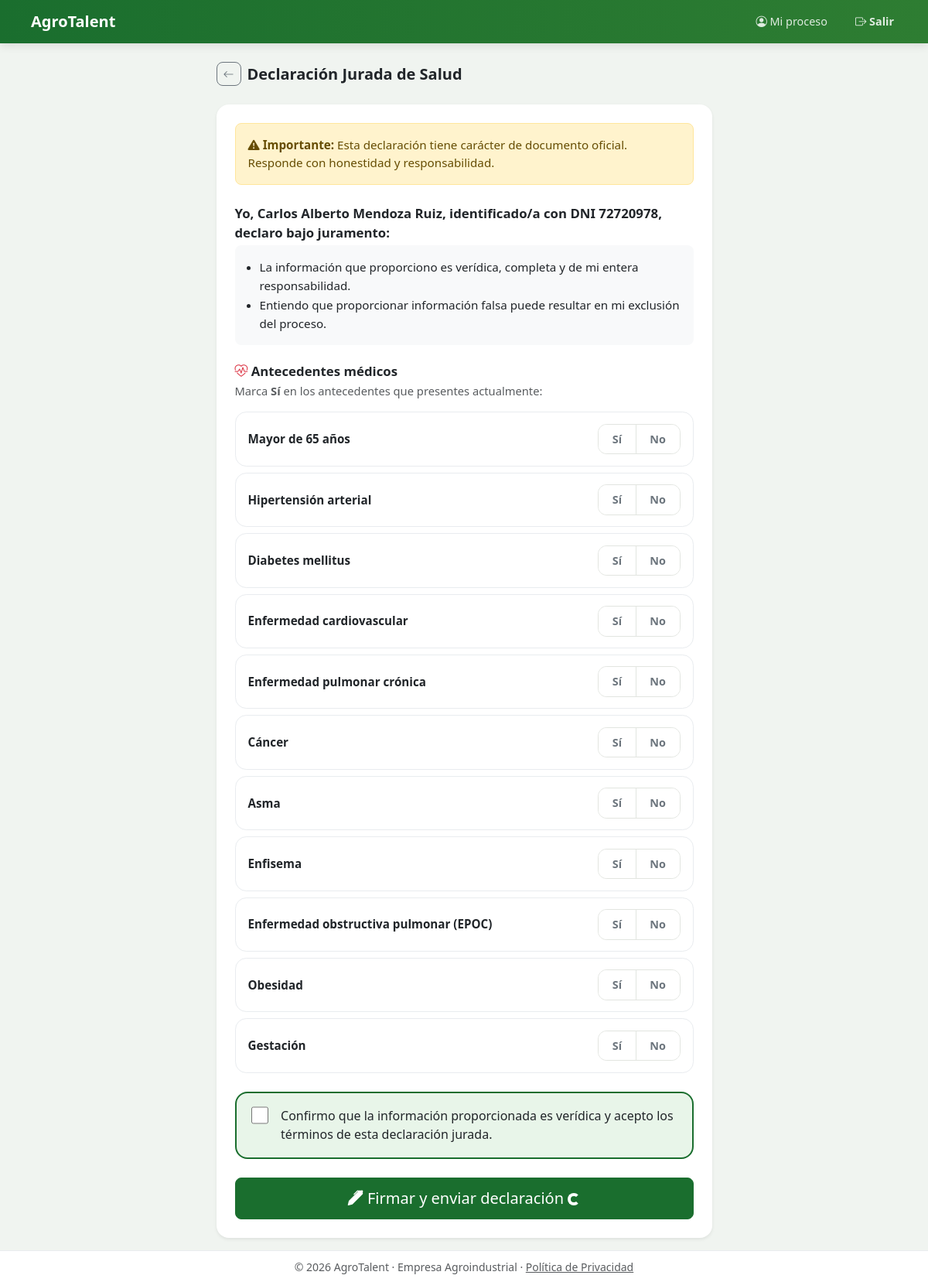
/postulante/declaracion-salud (signed in), run on the app's committed database.
### models.py (models this page shows, shortened)
class Usuario(UserMixin, db.Model):
    __tablename__ = 'usuarios'
    id = db.Column(db.Integer, primary_key=True)
    dni = db.Column(db.String(8), unique=True, nullable=False)
    nombres = db.Column(db.String(100))          # capturado en registro
    apellidos = db.Column(db.String(100))
    celular = db.Column(db.String(15), nullable=False)
    correo = db.Column(db.String(120), unique=True, nullable=True)  # staff
    password_hash = db.Column(db.String(255), nullable=False)
    rol = db.Column(db.String(20), nullable=False)   # postulante | rrhh | medico
    verificado = db.Column(db.Boolean, default=False)
    otp_code = db.Column(db.String(6), nullable=True)
    otp_expira = db.Column(db.DateTime, nullable=True)
    intentos_fallidos = db.Column(db.Integer, default=0)
    bloqueado_hasta = db.Column(db.DateTime, nullable=True)
    activo = db.Column(db.Boolean, default=True)
    cargo = db.Column(db.String(100), nullable=True)
    password_temporal = db.Column(db.Boolean, default=False)
    es_jefe = db.Column(db.Boolean, default=False)
    creado_en = db.Column(db.DateTime, default=datetime.utcnow)
    postulante = db.relationship('Postulante', backref='usuario', uselist=False)

### app.py (the view, shortened to what this page needs)
@app.route('/postulante/declaracion-salud', methods=['GET', 'POST'])
@login_required
@rol_requerido('postulante')
def postulante_declaracion():
    p = current_user.postulante
    if p.estado_proceso not in ['en_proceso', 'declaracion_registrada']:
        flash('Debes completar todas las inducciones primero.', 'warning')
        return redirect(url_for('postulante_inducciones'))
    if p.declaracion:
        return render_template('postulante/declaracion.html',
                               postulante=p, declaracion=p.declaracion, ya_firmada=True)
    return render_template('postulante/declaracion.html',
                           postulante=p, declaracion=None, ya_firmada=False)

### app.py (called while the page is built)
@login_manager.user_loader
def load_user(uid):
    return db.session.get(Usuario, int(uid))

def rol_requerido(*roles):
    def decorator(f):
        @wraps(f)
        def wrapped(*args, **kwargs):
            if not current_user.is_authenticated or current_user.rol not in roles:
                flash('Acceso restringido.', 'danger')
                return redirect(url_for('login'))
            return f(*args, **kwargs)
        return wrapped
    return decorator

### models.py (called while the page is built)
    @property
    def dni(self):
        return self.usuario.dni if self.usuario else None

    @property
    def nombres(self):
        return self.usuario.nombres if self.usuario else None

    @property
    def apellidos(self):
        return self.usuario.apellidos if self.usuario else None

### templates/postulante/declaracion.html (shortened to what this page needs)
{% extends "base.html" %}
{% block content %}
<div class="row justify-content-center">
  <div class="col-12 col-lg-7">
    <div class="d-flex align-items-center gap-2 mb-4">
      <a href="{{ url_for('postulante_dashboard') }}" class="btn btn-sm btn-outline-secondary rounded-3"><i class="bi bi-arrow-left"></i></a>
      <h5 class="fw-bold mb-0">Declaración Jurada de Salud</h5>
    </div>
    {% if ya_firmada %}
    <div class="card border-0 shadow-sm rounded-4">
      <div class="card-body p-4 text-center">
        <i class="bi bi-file-earmark-check-fill text-success" style="font-size:3rem"></i>
        <h5 class="fw-bold mt-3">Declaración ya registrada</h5>
        <p class="text-muted small">Firmada el {{ declaracion.firmado_en.strftime('%d/%m/%Y %I:%M %p') }}</p>
        {% if declaracion.tiene_condicion %}
          <div class="alert alert-info rounded-3 text-start mt-3">
            <i class="bi bi-info-circle-fill"></i>
            <strong>Antecedentes declarados:</strong> {{ declaracion.condiciones_texto }}<br>
            Revisa el estado de tu cita médica en el panel principal.
          </div>
        {% else %}
          <div class="alert alert-success rounded-3 text-start mt-3">
            <i class="bi bi-check-circle-fill"></i> No declaraste antecedentes médicos de riesgo.
          </div>
        {% endif %}
        <a href="{{ url_for('postulante_dashboard') }}" class="btn btn-success mt-2 rounded-3">
          <i class="bi bi-house-fill"></i> Volver a mi panel
        </a>
      </div>
    </div>
    {% else %}
    <div class="card border-0 shadow-sm rounded-4">
      <div class="card-body p-4 p-md-4">
        <div class="alert alert-warning rounded-3 mb-4" style="font-size:.95rem">
          <i class="bi bi-exclamation-triangle-fill"></i>
          <strong>Importante:</strong> Esta declaración tiene carácter de documento oficial. Responde con honestidad y responsabilidad.
        </div>
        <p class="fw-semibold mb-1" style="font-size:1.05rem; line-height:1.5">
          Yo, <strong>{{ postulante.nombres }} {{ postulante.apellidos }}</strong>,
          identificado/a con DNI <strong>{{ postulante.dni }}</strong>, declaro bajo juramento:
        </p>
        <div class="bg-light rounded-3 p-3 mb-4" style="font-size:.95rem">
          <ul class="mb-0 ps-3" style="line-height:1.6">
            <li>La información que proporciono es verídica, completa y de mi entera responsabilidad.</li>
            <li>Entiendo que proporcionar información falsa puede resultar en mi exclusión del proceso.</li>
          </ul>
        </div>
        <form method="POST" id="formDeclaracion">
          <h6 class="fw-bold mb-1" style="font-size:1.05rem">
            <i class="bi bi-heart-pulse text-danger"></i> Antecedentes médicos
          </h6>
          <p class="text-muted mb-3" style="font-size:.92rem">Marca <strong>Sí</strong> en los antecedentes que presentes actualmente:</p>
          <div class="d-flex flex-column gap-2 mb-4">
            {% for campo, etiqueta in antecedentes %}
            <div class="antecedente-row d-flex align-items-center justify-content-between gap-3">
              <span class="fw-semibold" style="font-size:.95rem">{{ etiqueta }}</span>
              <div class="toggle-si-no" data-campo="{{ campo }}">
                <label class="toggle-opt" data-val="si" for="{{ campo }}_si">Sí</label>
                <label class="toggle-opt" data-val="no" for="{{ campo }}_no">No</label>
              </div>
            </div>
            {% endfor %}
          </div>
          <label class="confirmacion-card d-flex align-items-start gap-3 mb-4" for="acepto">
            <input class="mt-0" type="checkbox" id="acepto" required>
            <span>
              Confirmo que la información proporcionada es verídica y acepto los términos de esta declaración jurada.
            </span>
          </label>
          <div class="d-grid">
            <button type="button" onclick="validarDeclaracion()" id="btnFirmar"
                    class="btn btn-success btn-lg rounded-3" style="min-height:54px">
              <span class="btn-text"><i class="bi bi-pen-fill"></i> Firmar y enviar declaración</span>
              <span class="spinner-border spinner-border-sm" role="status" aria-hidden="true"></span>
            </button>
          </div>
        </form>
      </div>
    </div>
    {% endif %}
  </div>
</div>
{% endblock %}

### static/css/main.css (style rules this page uses)
:root { --verde: #1a6e2e; --verde-medio: #28a745; --verde-claro: #e8f5e9; --amarillo: #f5c518; --gris: #f8f9fa; --texto: #212529; --muted: #6c757d; }
body { font-family: 'Segoe UI', system-ui, sans-serif; background-color: #f0f4f0; color: var(--texto); min-height: 100vh; display: flex; flex-direction: column; }
.card { transition: box-shadow .15s; }
.btn-success { background-color: var(--verde); border-color: var(--verde); }
.toggle-si-no { display: inline-flex; border: 1.5px solid #e2e5e0; border-radius: .7rem; overflow: hidden; flex-shrink: 0; }
.toggle-si-no .toggle-opt { margin: 0; padding: .5rem 1.1rem; font-size: .9rem; font-weight: 600; color: var(--muted); background: #fff; cursor: pointer; transition: background-color .15s ease, color .15s ease; user-select: none; }
.toggle-si-no .toggle-opt + .toggle-opt { border-left: 1.5px solid #e2e5e0; }
.antecedente-row { border: 1.5px solid #e9ecef; border-radius: .9rem; padding: .9rem 1rem; background: #fff; }
.confirmacion-card { border: 2px solid var(--verde); border-radius: 1rem; background: var(--verde-claro); padding: 1.1rem 1.2rem; cursor: pointer; }
.confirmacion-card input[type="checkbox"] { width: 1.4em; height: 1.4em; margin-top: .1em; flex-shrink: 0; cursor: pointer; }

### data on the page
Usuario: nombres "Carlos Alberto", apellidos "Mendoza Ruiz", dni "72720978"

### other printed values
{{ etiqueta }} "Mayor de 65 años" "Hipertensión arterial" "Diabetes mellitus" "Enfermedad cardiovascular" "Enfermedad pulmonar crónica" "Cáncer" "Asma" "Enfisema" "Enfermedad obstructiva pulmonar (EPOC)" "Obesidad" "Gestación"
